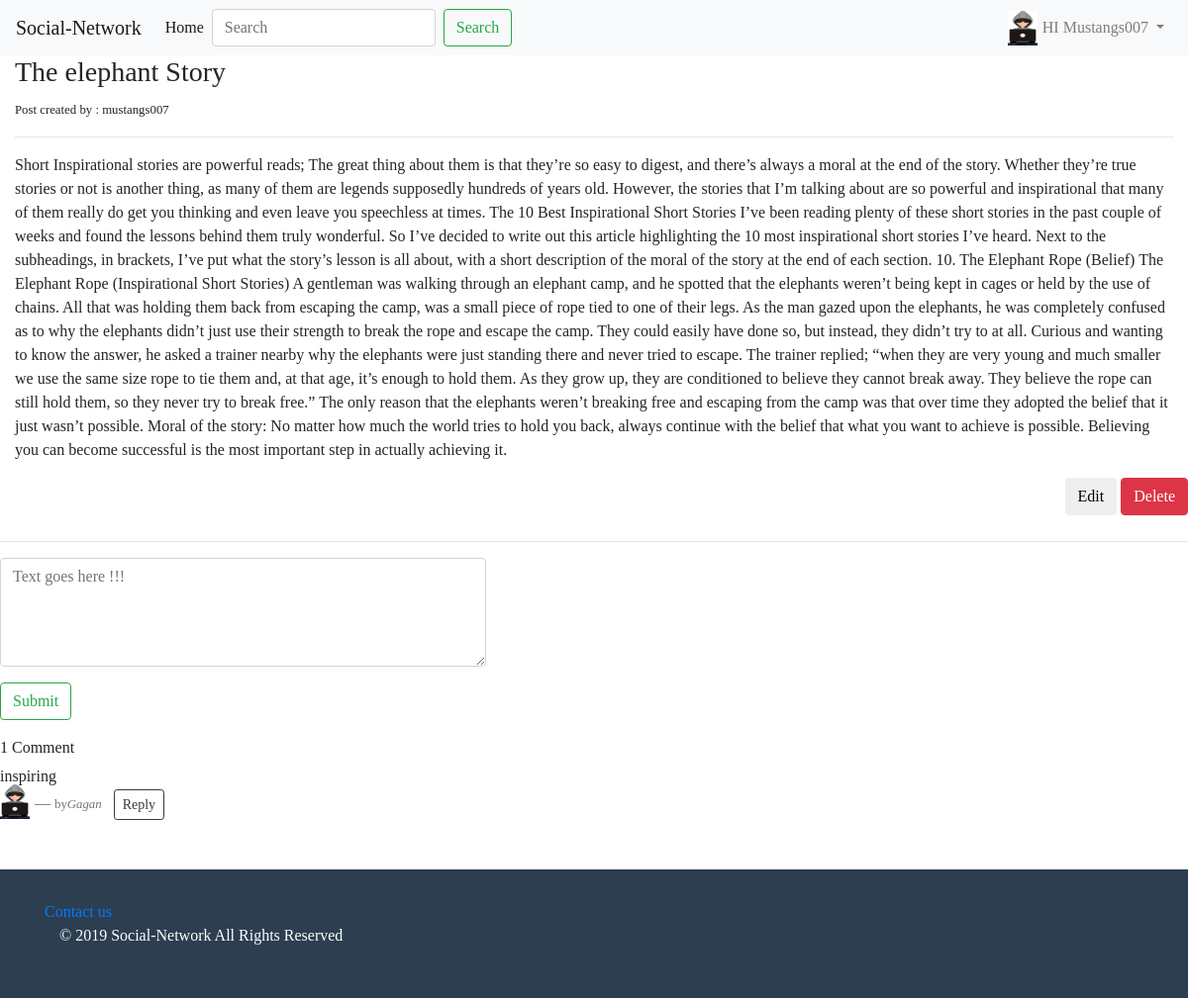
Screenshot of /blog/3/the-elephant-story/ (signed in) with the database file from the repository.
### blog/models.py (models this page shows, shortened)
class post(models.Model):
	objects = models.Manager()
	published = PublishedManager()
	STATUS=(
	('draft','Draft'),
	('published','Published',)
	)
	title=models.CharField(max_length=30)
	slug=models.SlugField(max_length=30)
	author=models.ForeignKey(User, related_name='blog_posts')
	body=models.TextField()
	likes=models.ManyToManyField(User, related_name="likes", blank=True)
	created=models.DateTimeField(auto_now_add=True)
	updated=models.DateTimeField(auto_now=True)
	status=models.CharField(max_length=10, choices=STATUS, default='draft')

class Comment(models.Model):
	Post = models.ForeignKey(post)
	user = models.ForeignKey(User)
	reply = models.ForeignKey('Comment', null=True, related_name="replies")
	content = models.TextField(max_length=160)
	timestamp = models.DateTimeField(auto_now_add=True)

### blog/views.py (the view)
# urls.py: url(r'^blog/(?P<id>\d+)/(?P<slug>[\w-]+)/$',views.post_detail, name="post_detail"),
def post_detail(request,id,slug):
	Post=get_object_or_404(post, id=id, slug=slug )
	comments = Comment.objects.filter(Post=Post, reply=None).order_by('-id')
	if request.method == "POST":
		comment_form = CommentForm(request.POST or None)
		if comment_form.is_valid():
			content = request.POST.get('content')
			reply_id = request.POST.get('comment_id')
			comment_qs = None
			if reply_id:
				comment_qs = Comment.objects.get(id=reply_id)
			comment = Comment.objects.create(Post=Post, user=request.user, content=content, reply=comment_qs)
			comment.save()
	else:
		comment_form= CommentForm()
	context={
	'Post':Post,
	'comments': comments,
	'comment_form': comment_form,
	}
	if request.is_ajax():
		html = render_to_string('blog/comments.html', context, request=request)
		return JsonResponse({'form': html})
	return render(request,'blog/post_detail.html',context)

### blog/forms.py
class CommentForm(forms.ModelForm):
    content = forms.CharField(label="", widget=forms.Textarea(attrs={'class': 'form-control', 'placeholder': 'Text goes here !!!', 'rows':'4', 'cols':'50'}))
    class Meta:
        model = Comment
        fields = ('content',)

### blog/templates/blog/post_detail.html (shortened to what this page needs)
{% extends 'blog/base.html' %}
{% block content %}
<div class="container-fluid">
<h3>{{ Post.title }}</h3>
<small>Post created by : {{ Post.author }}</small>
<hr>
<p>{{ Post.body }}</P>
</div>
{% if Post.author == request.user %}
<div class="section-1" style="float:right">
  <a href="{% url 'post_edit' id=Post.id %}">
    <button type="button" class="btn btn-outline.success">Edit</button>
  </a>
  <a href="{% url 'post_delete' id=Post.id %}" id="delete">
    <button type="button" class="btn btn-danger">Delete</button>
  </a>
</div>
{% endif %}
<br><br>
<hr>
<div class="main-comment-section">
 {% include 'blog/comments.html' %}
</div>
{% endblock %}

### blog/templates/blog/navbar.html (shortened to what this page needs)
<nav class="navbar navbar-expand-lg navbar-light bg-light">
<a class="navbar-brand" href="#">Social-Network</a>
<div class="collapse navbar-collapse" id="navbarSupportedContent">
  <ul class="navbar-nav mr-auto">
    <li class="nav-item active">
      <a class="nav-link" href="{% url 'post_list' %}">Home <span class="sr-only">(current)</span></a>
    </li>
    <form class="form-inline my-2 my-lg-0" action="{% url 'post_list' %}">
      <input class="form-control mr-sm-2" type="search" placeholder="Search" aria-label="Search" name='q'>
      <button class="btn btn-outline-success my-2 my-sm-0" type="submit">Search</button>
    </form>
  </ul>
  <ul class="navbar-nav">
    {% if request.user.is_authenticated %}
     <li class="nav-item dropdown">
      <a class="nav-link dropdown-toggle" href="#" id="navbarDropdown" role="button" data-toggle="dropdown" aria-haspopup="true" aria-expanded="false">
       {% if request.user.profile.photo %}
       <img src="{{ request.user.profile.photo.url }}" alt="" class="navbar-img">
       {% else %}
        <img src="/media/index.png" alt="" class="navbar-img">
       {% endif %}
       <span>HI {{ request.user|capfirst }}</span>
      </a>
    </li>
    {% else %}
    <li class="nav-item">
	<a href="{% url 'register' %}" class="nav-link">Register</a>
	</li>
    <a href="{% url 'user_login' %}" class="nav-link">Login</a>
    {% endif %}
 </ul>
</div>
</nav>

### blog/templates/blog/comments.html (shortened to what this page needs)
<div class="container-fluid mt-2">
  <div class="form-group row">
    <form  method="post" class="comment-form" action=".">
      {{ comment_form.as_p }}
      {% if request.user.is_authenticated %}
      <input type="submit" value="Submit" class="btn btn-outline-success">
      {% else %}
       <input type="submit"  value="Submit" class="btn btn-outline-success" disabled>
      {% endif %}
    </form>
  </div>
</div>
{{ comments.count }} Comment{{ comments|pluralize }}
{% for comment in comments %}
<blockquote class="blockquote">
<p class="mb-0"><small>{{ comment.content }}</small></p>
<footer class="blockquote-footer"><small>by<img src="/media/index.png" alt="" class="navbar-img"><cite title="Source Title">{{ comment.user|capfirst }}</cite></small>
  <button type="button" name="button" class="reply-btn btn btn-outline-dark btn-sm ml-2">Reply</button>
</footer>
</blockquote>
{% endfor %}

### static/blog/style.css (style rules this page uses)
html { position: relative; min-height: 100%; }
body { font-family: 'Lucida Casual','Comic Sans MS'; margin-bottom: 180px; }

### blog/templates/blog/navbar.html (style rules this page uses)
.navbar-img { width: 30px; height: 35px; float: left; background-size: auto 100%; margin-top: -5px; margin-right: 5px; }

### rows the page displays
post: title "The elephant Story", author "mustangs007", body "Short Inspirational stories are powerful reads; The great thing about them is that they’re so easy to digest, and there’s always a moral at the end of the story. Whether they’re true stories or not is another thing, as many of them are legends supposedly hundreds of years old. However, the stories that I’m talking about are so powerful and inspirational that many of them really do get you thinking and even leave you speechless at times. The 10 Best Inspirational Short Stories I’ve been reading plenty of these short stories in the past couple of weeks and found the lessons behind them truly wonderful. So I’ve decided to write out this article highlighting the 10 most inspirational short…"
Comment: content "inspiring", user "Gagan"

### other values shown
{{ request.user|capfirst }} "Mustangs007"
{{ comments.count }} "1"
